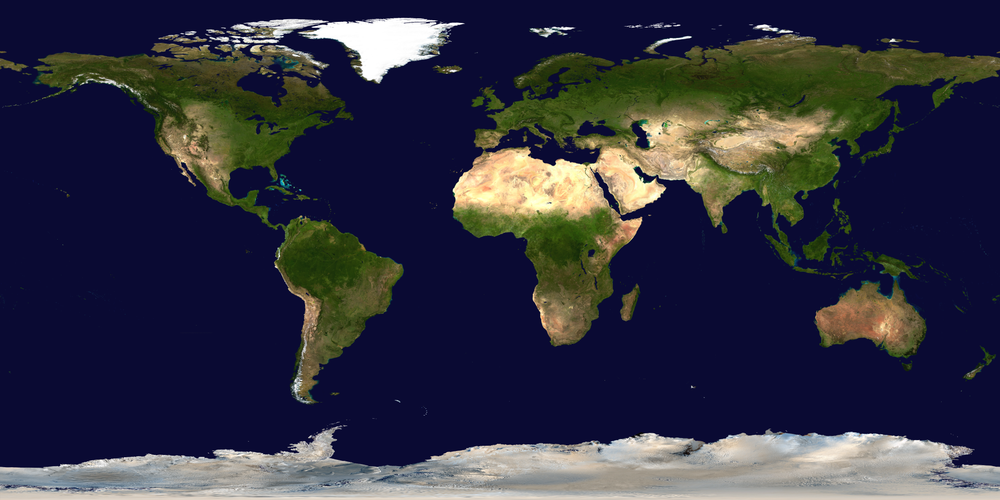
#> input picture mmmmmercatorrrrr/equirectangular.png, 1000 x 500 px, shrunk from 1920 x 960 before the run
$ python mmmmmercatorrrrr.py   (older library calls are emulated)
#> lines starting #> are read from the running program, lines starting #| are printed output that depends on the picture
from PIL import Image
import numpy as np
from math import pi
import matplotlib.pyplot as plt
equir = Image.open("equirectangular.png")
#> equir is the input picture: PIL image 1000x500 RGB; mean R, G, B 49.5, 49.9, 65.6
data = np.array(equir)
def data_at(lam, phi):
    i = (-phi + pi / 2) / pi * data.shape[0]
    j = (lam + pi) / (2 * pi) * data.shape[1]
    i_int = int(i)
    j_int = int(j)

    return data[i_int, j_int]
R = 250
h = 16
standard_mercator = np.zeros((int(h * R), int(2 * pi * R), 3), np.uint8)
ivals, jvals = np.meshgrid(np.arange(standard_mercator.shape[1]), np.arange(standard_mercator.shape[0]))
xs = ivals - standard_mercator.shape[1] / 2
ys = -jvals + standard_mercator.shape[0] / 2
lams = xs / R
phis = 2 * np.arctan(np.exp(ys / R)) - np.pi / 2

cis = ((-phis + pi / 2) / pi * data.shape[0]).astype(np.int)
cjs = ((lams + pi) / (2 * pi) * data.shape[1]).astype(np.int)

print("hi")

for j in range(standard_mercator.shape[0]):
    for i in range(standard_mercator.shape[1]):
        ci = cis[j, i]
        cj = cjs[j, i]
        standard_mercator[j,i] = data[ci, cj]
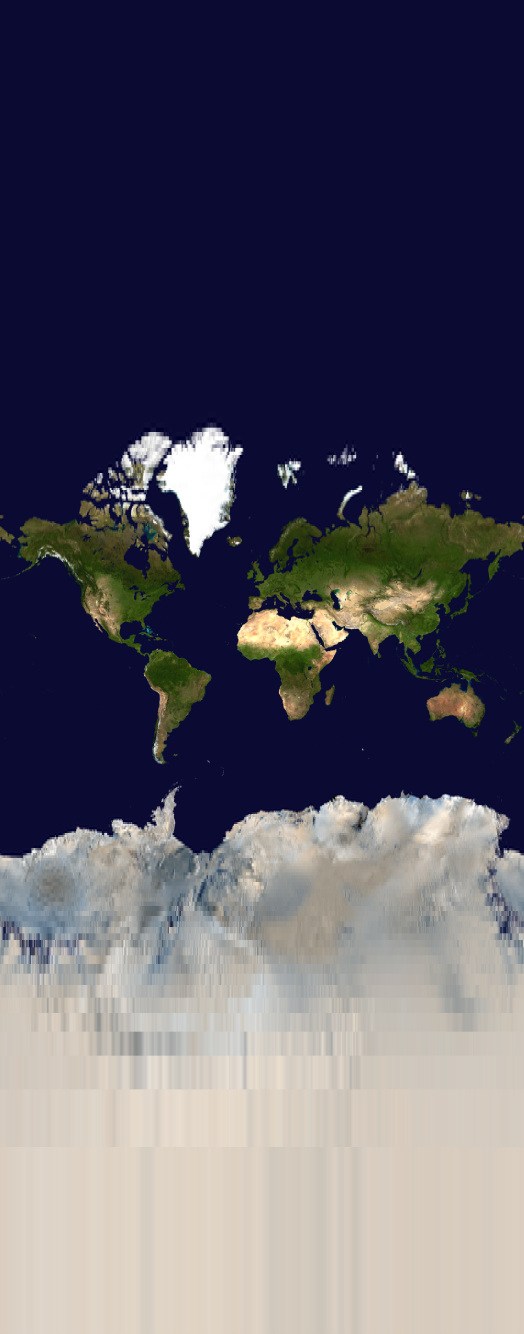
#> standard_mercator: shape (4000, 1570, 3) (shown at 1/3 size); mean R, G, B 89.8, 87.8, 103.2
plt.figure(figsize=(10, 10))
plt.imshow(standard_mercator)
Image.fromarray(standard_mercator).save("mmmmmercatorrrrr.png")
